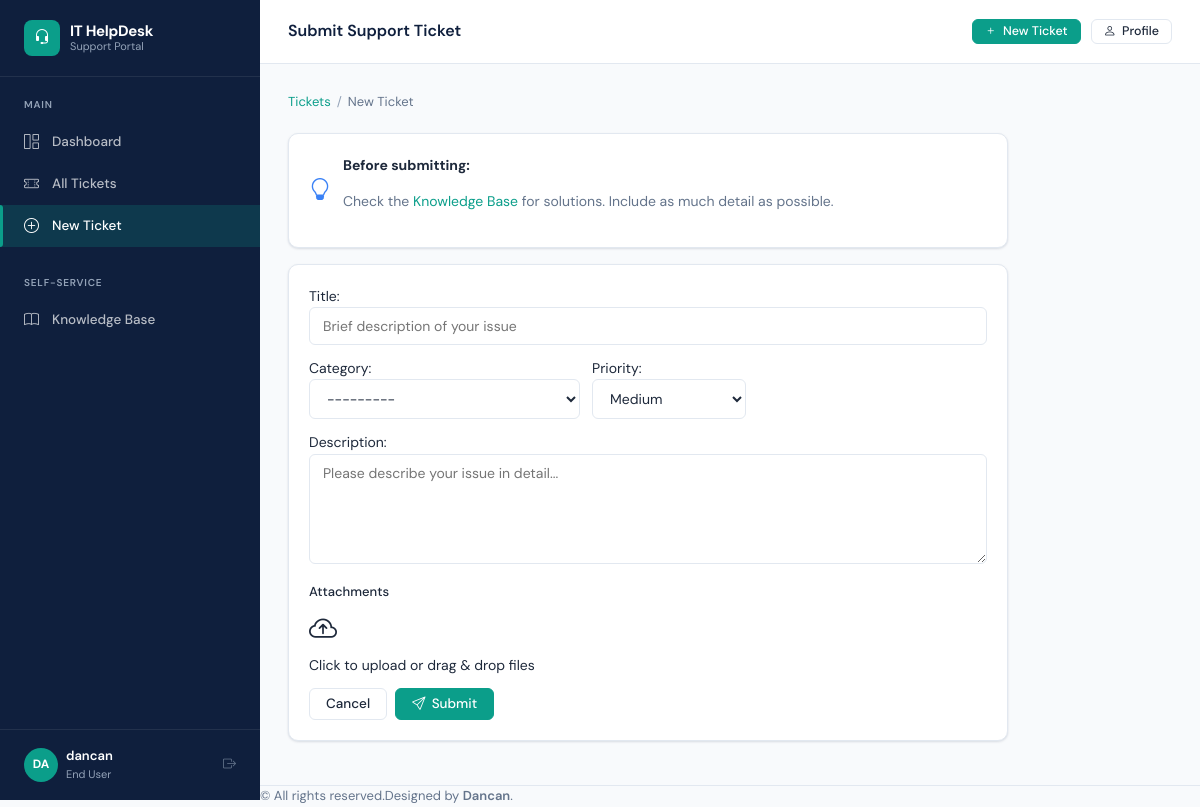
Before: /tickets/submit/ (signed in) with the older database file.
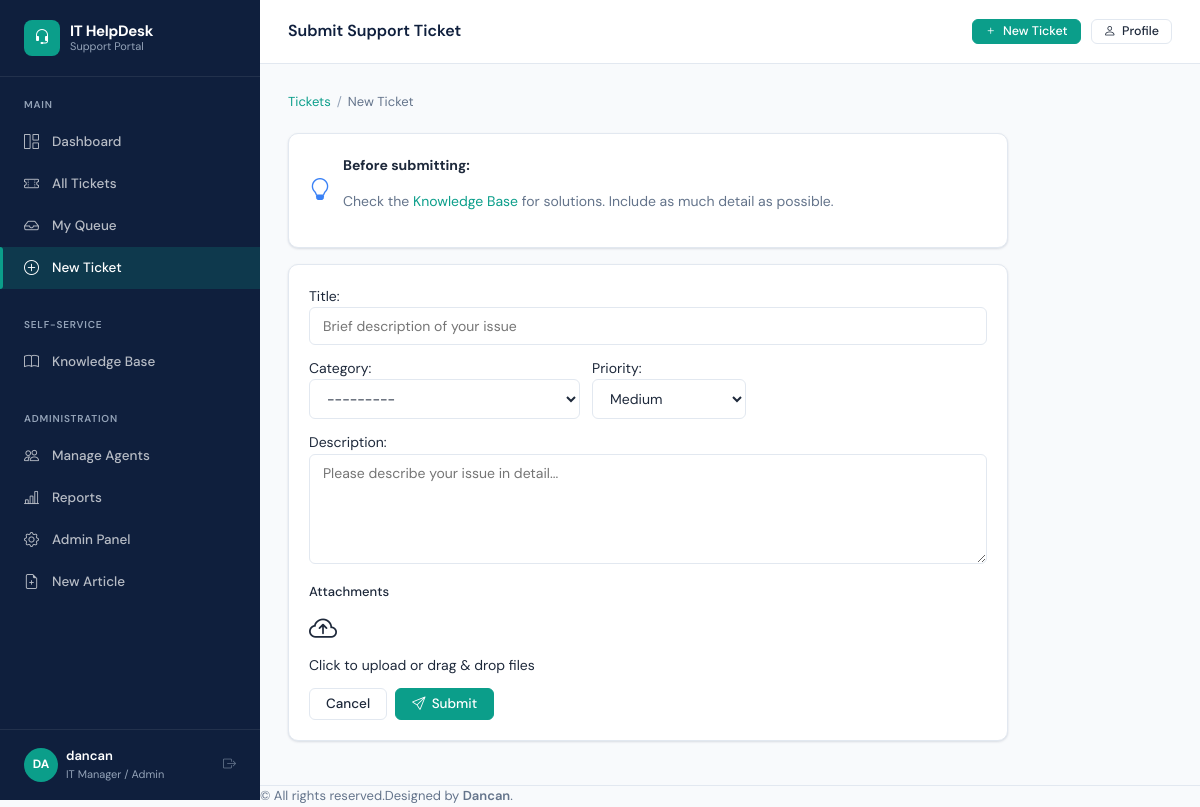
After: the same page with the newer database file.
### accounts/models.py (models this page shows, shortened)
class User(AbstractUser):
    ROLE_END_USER = 'end_user'
    ROLE_AGENT = 'agent'
    ROLE_MANAGER = 'manager'
    ROLE_CHOICES = [
        (ROLE_END_USER, 'End User'),
        (ROLE_AGENT, 'IT Support Agent'),
        (ROLE_MANAGER, 'IT Manager / Admin'),
    ]
    role = models.CharField(max_length=20, choices=ROLE_CHOICES, default=ROLE_END_USER)
    department = models.ForeignKey(
        Department, on_delete=models.SET_NULL, null=True, blank=True, related_name='users'
    )
    phone = models.CharField(max_length=20, blank=True)
    avatar = models.ImageField(upload_to='avatars/', blank=True, null=True)
    job_title = models.CharField(max_length=100, blank=True)
    is_active = models.BooleanField(default=True)
    email_notifications = models.BooleanField(default=True)
    created_at = models.DateTimeField(auto_now_add=True)
    @property
    def is_end_user(self):
        return self.role == self.ROLE_END_USER
    @property
    def is_manager(self):
        return self.role == self.ROLE_MANAGER
    def get_initials(self):
        if self.first_name and self.last_name:
            return f"{self.first_name[0]}{self.last_name[0]}".upper()
        return self.username[:2].upper()

### tickets/views.py (the view, shortened to what this page needs)
# urls.py: path('submit/', views.ticket_submit, name='submit'),
@login_required
def ticket_submit(request):
    form = TicketSubmitForm(request.POST or None, user=request.user)
    return render(request, 'tickets/submit.html', {'form': form})

### tickets/forms.py
class TicketSubmitForm(forms.ModelForm):
    class Meta:
        model = Ticket
        fields = ['title', 'description', 'category', 'priority']
        widgets = {
            'title': forms.TextInput(attrs={
                'class': 'form-control',
                'placeholder': 'Brief description of your issue'
            }),
            'description': forms.Textarea(attrs={
                'class': 'form-control',
                'rows': 5,
                'placeholder': 'Please describe your issue in detail...'
            }),
            'category': forms.Select(attrs={'class': 'form-select'}),
            'priority': forms.Select(attrs={'class': 'form-select'}),
        }
    def __init__(self, *args, **kwargs):
        user = kwargs.pop('user', None)
        super().__init__(*args, **kwargs)
        self.fields['category'].queryset = Category.objects.filter(is_active=True)
        if user and user.is_end_user:
            self.fields['priority'].choices = [
                ('low', 'Low'),
                ('medium', 'Medium'),
                ('high', 'High'),
            ]

### tickets/models.py (called while the page is built)
    def __str__(self):
        return self.name

### templates/tickets/submit.html (shortened to what this page needs)
{% extends "base/base.html" %}
{% block page_title %}Submit Support Ticket{% endblock %}
{% block content %}
<div class="mx-auto" style="max-width:720px;">
  <ul class="breadcrumb">
    <li><a href="{% url 'tickets:list' %}">Tickets</a></li>
    <li>New Ticket</li>
  </ul>
  <div class="card mb-4 bg-light border-primary">
    <div class="card-body d-flex align-items-center gap-3">
      <i class="bi bi-lightbulb" style="font-size:22px; color:#3b82f6;"></i>
      <div>
        <strong>Before submitting:</strong>
        <p class="mb-0 small text-muted">
          Check the <a href="{% url 'knowledge:home' %}">Knowledge Base</a> for solutions. Include as much detail as possible.
        </p>
      </div>
    </div>
  </div>
  <div class="card">
    <div class="card-body">
      <form method="post" enctype="multipart/form-data">
        <div class="mb-3">
          {{ form.title.label_tag }}
          {{ form.title }}
        </div>
        <div class="d-flex gap-3 mb-3">
          <div class="flex-fill">
            {{ form.category.label_tag }}
            {{ form.category }}
          </div>
          <div class="flex-fill">
            {{ form.priority.label_tag }}
            {{ form.priority }}
          </div>
        </div>
        <div class="mb-3">
          {{ form.description.label_tag }}
          {{ form.description }}
        </div>
        <div class="mb-3">
          <label class="form-label">Attachments</label>
          <div id="drop-zone" class="border-dashed p-4 text-center rounded" style="cursor:pointer;" onclick="document.getElementById('id_attachments').click()">
            <i class="bi bi-cloud-arrow-up" style="font-size:28px;"></i>
            <div class="small fw-medium">Click to upload or drag & drop files</div>
          </div>
        </div>
        <div class="d-flex justify-content-end gap-2">
          <a href="{% url 'tickets:list' %}" class="btn btn-outline">Cancel</a>
          <button type="submit" class="btn btn-primary"><i class="bi bi-send"></i> Submit</button>
        </div>
      </form>
    </div>
  </div>
</div>
{% endblock %}

### templates/base/base.html (shortened to what the changed rows need)
<!DOCTYPE html>
<html lang="en">
<head>
  <link rel="stylesheet" href="https://cdn.jsdelivr.net/npm/bootstrap-icons@1.11.3/font/bootstrap-icons.css">
  <link rel="stylesheet" href="/static/css/main.css">
</head>
<body>
<div class="app-wrapper">
  <aside class="sidebar" id="sidebar">
    <div class="sidebar-section">
      <ul class="sidebar-nav">
        {% if not user.is_end_user %}
        <li>
          <a href="{% url 'tickets:my_queue' %}" class="{% if request.resolver_match.url_name == 'my_queue' %}active{% endif %}">
            <i class="bi bi-inbox"></i> My Queue
          </a>
        </li>
        {% endif %}
      </ul>
    </div>
    {% if user.is_manager %}
    <div class="sidebar-section">
      <div class="sidebar-section-label">Administration</div>
      <ul class="sidebar-nav">
        <li>
          <a href="{% url 'accounts:agent_list' %}" class="{% if request.resolver_match.url_name == 'agent_list' %}active{% endif %}">
            <i class="bi bi-people"></i> Manage Agents
          </a>
        </li>
        <li>
          <a href="{% url 'dashboard:reports' %}" class="{% if request.resolver_match.url_name == 'reports' %}active{% endif %}">
            <i class="bi bi-bar-chart-line"></i> Reports
          </a>
        </li>
        <li>
          <a href="/admin/" target="_blank">
            <i class="bi bi-gear"></i> Admin Panel
          </a>
        </li>
        <li>
          <a href="{% url 'knowledge:article_create' %}" class="{% if request.resolver_match.url_name == 'article_create' %}active{% endif %}">
            <i class="bi bi-file-earmark-plus"></i> New Article
          </a>
        </li>
      </ul>
    </div>
    {% endif %}
    <div class="sidebar-footer">
      <div class="sidebar-user d-flex align-items-center gap-2">
        <div class="sidebar-user-avatar">{{ user.get_initials }}</div>
        <div class="sidebar-user-info">
          <div class="sidebar-user-name">{{ user.get_full_name|default:user.username }}</div>
          <div class="sidebar-user-role">{{ user.get_role_display }}</div>
        </div>
        <a href="{% url 'accounts:logout' %}" title="Logout" class="ms-auto text-muted">
          <i class="bi bi-box-arrow-right"></i>
        </a>
      </div>
    </div>
  </aside>
  <div class="main-content">
    <header class="topbar d-flex justify-content-between align-items-center">
      <h1 class="topbar-title mb-0">{% block page_title %}Dashboard{% endblock %}</h1>
    </header>
  </div>
</div>
</body>
</html>

Changed rows visible on the page:
changed User "dancan": role "End User" → "IT Manager / Admin"
Other visible differences:
text now shown: "My Queue ADMINISTRATION Manage Agents Reports Admin Panel New Article"
